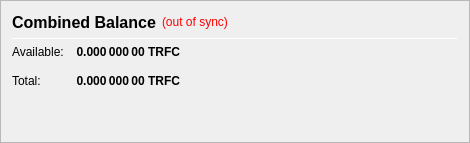
                   <widget class="QFrame" name="frame_CombinedBalances">
                    <property name="minimumSize">
                     <size>
                      <width>470</width>
                      <height>0</height>
                     </size>
                    </property>
                    <property name="frameShape">
                     <enum>QFrame::StyledPanel</enum>
                    </property>
                    <property name="frameShadow">
                     <enum>QFrame::Raised</enum>
                    </property>
                    <layout class="QVBoxLayout" name="verticalLayout_5">
                     <item>
                      <layout class="QHBoxLayout" name="horizontalLayout_5" stretch="0,0,0">
                       <item>
                        <widget class="QLabel" name="label_5z">
                         <property name="minimumSize">
                          <size>
                           <width>0</width>
                           <height>20</height>
                          </size>
                         </property>
                         <property name="font">
                          <font>
                           <pointsize>12</pointsize>
                           <weight>75</weight>
                           <bold>true</bold>
                          </font>
                         </property>
                         <property name="toolTip">
                          <string>Combined Balance (including unconfirmed and immature coins)</string>
                         </property>
                         <property name="text">
                          <string>Combined Balance</string>
                         </property>
                        </widget>
                       </item>
                       <item>
                        <widget class="QLabel" name="labelWalletStatus">
                         <property name="cursor">
                          <cursorShape>WhatsThisCursor</cursorShape>
                         </property>
                         <property name="toolTip">
                          <string>The displayed information may be out of date. Your wallet automatically synchronizes with the TRAFICOIN network after a connection is established, but this process has not completed yet.</string>
                         </property>
                         <property name="styleSheet">
                          <string notr="true">QLabel { color: red; }</string>
                         </property>
                         <property name="text">
                          <string notr="true">(out of sync)</string>
                         </property>
                         <property name="alignment">
                          <set>Qt::AlignLeading|Qt::AlignLeft|Qt::AlignVCenter</set>
                         </property>
                        </widget>
                       </item>
                       <item>
                        <spacer name="horizontalSpacer_1">
                         <property name="orientation">
                          <enum>Qt::Horizontal</enum>
                         </property>
                         <property name="sizeHint" stdset="0">
                          <size>
                           <width>40</width>
                           <height>20</height>
                          </size>
                         </property>
                        </spacer>
                       </item>
                      </layout>
                     </item>
                     <item>
                      <widget class="Line" name="line_CombinedBalance">
                       <property name="minimumSize">
                        <size>
                         <width>0</width>
                         <height>1</height>
                        </size>
                       </property>
                       <property name="maximumSize">
                        <size>
                         <width>16777215</width>
                         <height>1</height>
                        </size>
                       </property>
                       <property name="orientation">
                        <enum>Qt::Horizontal</enum>
                       </property>
                      </widget>
                     </item>
                     <item>
                      <layout class="QGridLayout" name="gridLayout_3">
                       <property name="spacing">
                        <number>12</number>
                       </property>
                       <item row="1" column="0">
                        <widget class="QLabel" name="labelBalanceTextz">
                         <property name="text">
                          <string>Available:</string>
                         </property>
                        </widget>
                       </item>
                       <item row="1" column="1">
                        <widget class="QLabel" name="labelBalancez">
                         <property name="font">
                          <font>
                           <weight>75</weight>
                           <bold>true</bold>
                          </font>
                         </property>
                         <property name="cursor">
                          <cursorShape>IBeamCursor</cursorShape>
                         </property>
                         <property name="toolTip">
                          <string>Your current spendable balance</string>
                         </property>
                         <property name="text">
                          <string notr="true">0.000 000 00 TRFC</string>
                         </property>
                         <property name="alignment">
                          <set>Qt::AlignRight|Qt::AlignTrailing|Qt::AlignVCenter</set>
                         </property>
                         <property name="textInteractionFlags">
                          <set>Qt::LinksAccessibleByMouse|Qt::TextSelectableByKeyboard|Qt::TextSelectableByMouse</set>
                         </property>
                        </widget>
                       </item>
                       <item row="2" column="0">
                        <widget class="QLabel" name="labelTotalTextz">
                         <property name="text">
                          <string>Total:</string>
                         </property>
                        </widget>
                       </item>
                       <item row="2" column="1">
                        <widget class="QLabel" name="labelTotalz">
                         <property name="font">
                          <font>
                           <weight>75</weight>
                           <bold>true</bold>
                          </font>
                         </property>
                         <property name="cursor">
                          <cursorShape>IBeamCursor</cursorShape>
                         </property>
                         <property name="toolTip">
                          <string>Total Balance, including all unavailable coins.</string>
                         </property>
                         <property name="text">
                          <string notr="true">0.000 000 00 TRFC</string>
                         </property>
                         <property name="alignment">
                          <set>Qt::AlignRight|Qt::AlignTrailing|Qt::AlignVCenter</set>
                         </property>
                         <property name="textInteractionFlags">
                          <set>Qt::LinksAccessibleByMouse|Qt::TextSelectableByKeyboard|Qt::TextSelectableByMouse</set>
                         </property>
                        </widget>
                       </item>
                       <item row="2" column="3">
                        <spacer name="horizontalSpacer_2">
                         <property name="orientation">
                          <enum>Qt::Horizontal</enum>
                         </property>
                         <property name="sizeHint" stdset="0">
                          <size>
                           <width>40</width>
                           <height>20</height>
                          </size>
                         </property>
                        </spacer>
                       </item>
                      </layout>
                     </item>
                     <item>
                      <spacer name="verticalSpacer_1">
                       <property name="orientation">
                        <enum>Qt::Vertical</enum>
                       </property>
                       <property name="sizeHint" stdset="0">
                        <size>
                         <width>20</width>
                         <height>40</height>
                        </size>
                       </property>
                      </spacer>
                     </item>
                    </layout>
                   </widget>
